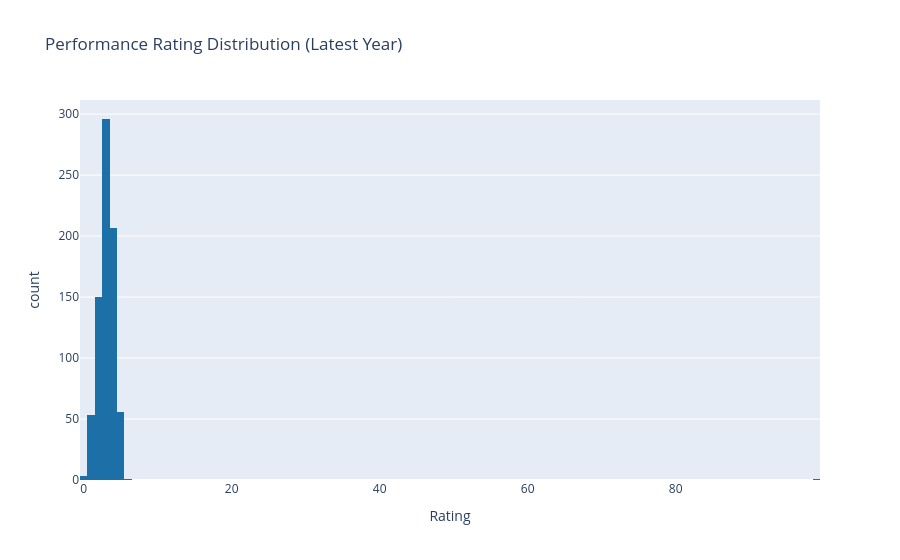

This figure's notebook cell:
### Markdown cell above
## 4. Rating Distribution

### Code cell
fig = px.histogram(
    latest_perf, x='latest_rating',
    title='Performance Rating Distribution (Latest Year)',
    color_discrete_sequence=['#1d6fa8'],
    labels={'latest_rating': 'Rating'}
)
fig.show()
fig.write_image('../assets/charts/01_rating_distribution.png')

### Figure 1 — Plotly figure (JSON) as saved in the notebook; plotly's stock layout.template omitted (floating-point values rounded to 4 significant figures; data arrays with more than 128 entries replaced by an {"elided": "..."} marker saying what was removed)
{"data": [{"alignmentgroup": "True", "bingroup": "x", "hovertemplate": "Rating=%{x}<br>count=%{y}<extra></extra>", "legendgroup": "", "marker": {"color": "#1d6fa8", "pattern": {"shape": ""}}, "name": "", "offsetgroup": "", "orientation": "v", "showlegend": false, "type": "histogram", "x": {"elided": "1000 int values"}, "xaxis": "x", "yaxis": "y"}], "layout": {"barmode": "relative", "legend": {"tracegroupgap": 0}, "title": {"text": "Performance Rating Distribution (Latest Year)"}, "xaxis": {"anchor": "y", "domain": [0, 1], "title": {"text": "Rating"}}, "yaxis": {"anchor": "x", "domain": [0, 1], "title": {"text": "count"}}}}
